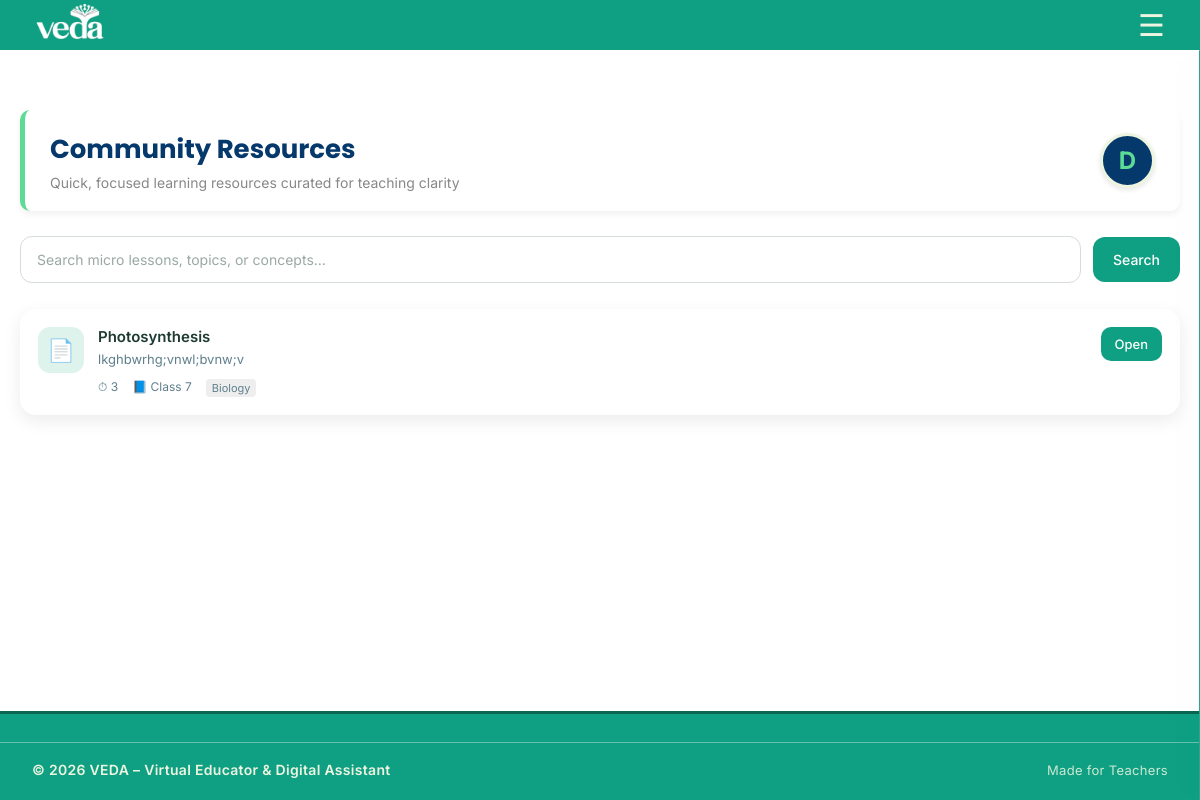
The app's page /micro (signed in) with its own data.
### tables this page shows
CREATE TABLE microlearning(
            id INTEGER PRIMARY KEY AUTOINCREMENT,
            title TEXT NOT NULL,
            description TEXT,
            class_level TEXT,
            subject TEXT,
            content_type TEXT,
            duration TEXT,
            file_path TEXT,
            uploaded_by TEXT,
            created_at TIMESTAMP DEFAULT CURRENT_TIMESTAMP
        );

### API_routes/micro.py (the view)
@router.get("/micro")
def microlearn_page(request: Request, user=Depends(require_login)):
    if isinstance(user, RedirectResponse):
        return user
    conn = get_connection()
    conn.row_factory = lambda cursor, row: {col[0]: row[idx] for idx, col in enumerate(cursor.description)}
    cursor = conn.cursor()
    cursor.execute("SELECT * FROM microlearning ORDER BY created_at DESC")
    contents = cursor.fetchall()
    conn.close()
    return templates.TemplateResponse(
        "micro.html",
        {
            "request": request,
            "user": user,
            "contents": contents
        }
    )

### templates/micro.html (shortened to what this page needs)
{% extends "base.html" %}
{% block extra_css %}
<link rel="stylesheet" href="/static/css/micro.css">
{% endblock %}
{% block content %}
<div class="micro-page">
  <div class="welcome-section">
      <div class="welcome-text">
          <h2>Community Resources</h2>
          <p>Quick, focused learning resources curated for teaching clarity</p>
      </div>
      {% if user and request.url.path != '/profile' %}
      <a href="/profile" class="profile-shortcut" title="Open My Profile">
          <div class="user-avatar-large">
              {{ user.name[0] | upper if user.name else 'U' }}
          </div>
      </a>
      {% endif %}
  </div>
  <div class="micro-search">
    <input type="text" placeholder="Search micro lessons, topics, or concepts…">
    <button class="micro-search-btn">Search</button>
  </div>
  <section class="micro-content-grid">
    {% if contents %}
        {% for item in contents %}
        <article class="micro-card">
          <div class="micro-icon {{ item.content_type }}">
            {% if item.content_type == 'video' %}🎥
            {% elif item.content_type == 'pdf' %}📄
            {% elif item.content_type == 'image' %}🖼️
            {% else %}📁
            {% endif %}
          </div>
          <div class="micro-info">
            <h3>{{ item.title }}</h3>
            <p>{{ item.description }}</p>
            <div class="micro-meta">
              <span>⏱ {{ item.duration }}</span>
              <span>📘 {{ item.class_level }}</span>
              <span style="background:#eee; padding:2px 6px; border-radius:4px; font-size:11px;">{{ item.subject }}</span>
            </div>
          </div>
          <a href="{{ item.file_path }}" target="_blank" class="micro-open-btn" style="text-decoration:none; text-align:center;">
              Open
          </a>
        </article>
        {% endfor %}
    {% else %}
        <div class="empty-state">
            <h3>No resources found yet.</h3>
            <p>Be the first to upload content via the ARP Dashboard!</p>
        </div>
    {% endif %}
  </section>
</div>
{% endblock %}

### static/css/layout.css (style rules this page uses)
* { box-sizing: border-box; margin: 0; padding: 0; font-family: 'Inter', sans-serif; }
body { min-height: 100vh; background:#ffffff !important; color: #056b64; max-width: 100%; height: 100%; display: flex; flex-direction: column; }

### static/css/micro.css (style rules this page uses)
:root { --primary: #0F9F82; --primary-soft: #DFF3ED; --text-dark: #1E3A32; --text-soft: #5F7F8C; --bg-light: #F3F4EF; --card-bg: #FFFFFF; }
.micro-page { padding: 20px; padding-top: 80px; max-width: 1100px; margin: auto; }
.micro-search { display: flex; gap: 12px; align-items: center; margin-bottom: 26px; }
.micro-search input { flex: 1; padding: 14px 16px; border-radius: 12px; border: 1.5px solid #d5dcd9; font-size: 14px; color: var(--text-dark); background: #fff; transition: all 0.25s ease; }
.micro-search input::placeholder { color: #9aa9a3; }
.micro-search-btn { background: var(--primary); color: #fff; border: none; padding: 14px 20px; border-radius: 12px; font-size: 14px; font-weight: 500; cursor: pointer; white-space: nowrap; transition: background 0.2s ease, transform 0.15s ease; }
.micro-content-grid { display: grid; grid-template-columns: repeat(auto-fit, minmax(280px, 1fr)); gap: 20px; }
.micro-card { background: var(--card-bg); border-radius: 16px; padding: 18px; display: flex; gap: 14px; align-items: flex-start; box-shadow: 0 6px 18px rgba(0, 0, 0, 0.08); transition: transform 0.25s ease, box-shadow 0.25s ease; }
.micro-icon { width: 46px; height: 46px; border-radius: 12px; display: flex; align-items: center; justify-content: center; font-size: 22px; background: var(--primary-soft); flex-shrink: 0; }
.micro-info { flex: 1; }
.micro-info h3 { font-size: 15px; margin-bottom: 4px; font-weight: 600; color: var(--text-dark); }
.micro-info p { font-size: 13px; color: var(--text-soft); margin-bottom: 10px; line-height: 1.45; }
.micro-meta { display: flex; gap: 14px; font-size: 12px; color: var(--text-soft); }
.micro-open-btn { background: var(--primary); color: #fff; border: none; padding: 9px 14px; border-radius: 10px; font-size: 13px; font-weight: 500; cursor: pointer; align-self: flex-start; transition: background 0.2s ease; }

### templates/micro.html (style rules this page uses)
.micro-page { max-width: 1200px; margin: 90px auto 40px; padding: 20px; }
.welcome-section { background-color: white; padding: 20px 25px; border-radius: 10px; margin-bottom: 25px; display: flex; justify-content: space-between; align-items: center; box-shadow: 0 4px 6px rgba(0,0,0,0.05); border-left: 5px solid #5CDB95; }
.welcome-text h2 { margin: 0; color: #05386B; font-size: 26px; font-family: 'Poppins', sans-serif; }
.welcome-text p { margin: 5px 0 0; color: #888; font-size: 14px; }
.profile-shortcut { text-decoration: none; transition: transform 0.2s; display: block; }
.user-avatar-large { width: 55px; height: 55px; background: #05386B; color: #5CDB95; border-radius: 50%; display: flex; align-items: center; justify-content: center; font-weight: 700; font-size: 24px; border: 3px solid #EDF5E1; box-shadow: 0 2px 5px rgba(0,0,0,0.1); }

### records on screen
microlearning: title "Photosynthesis", description "lkghbwrhg;vnwl;bvnw;v", duration "3", class_level "Class 7", subject "Biology"

### other values on screen
{{ user.name[0] | upper if user.name else 'U' }} "D"
